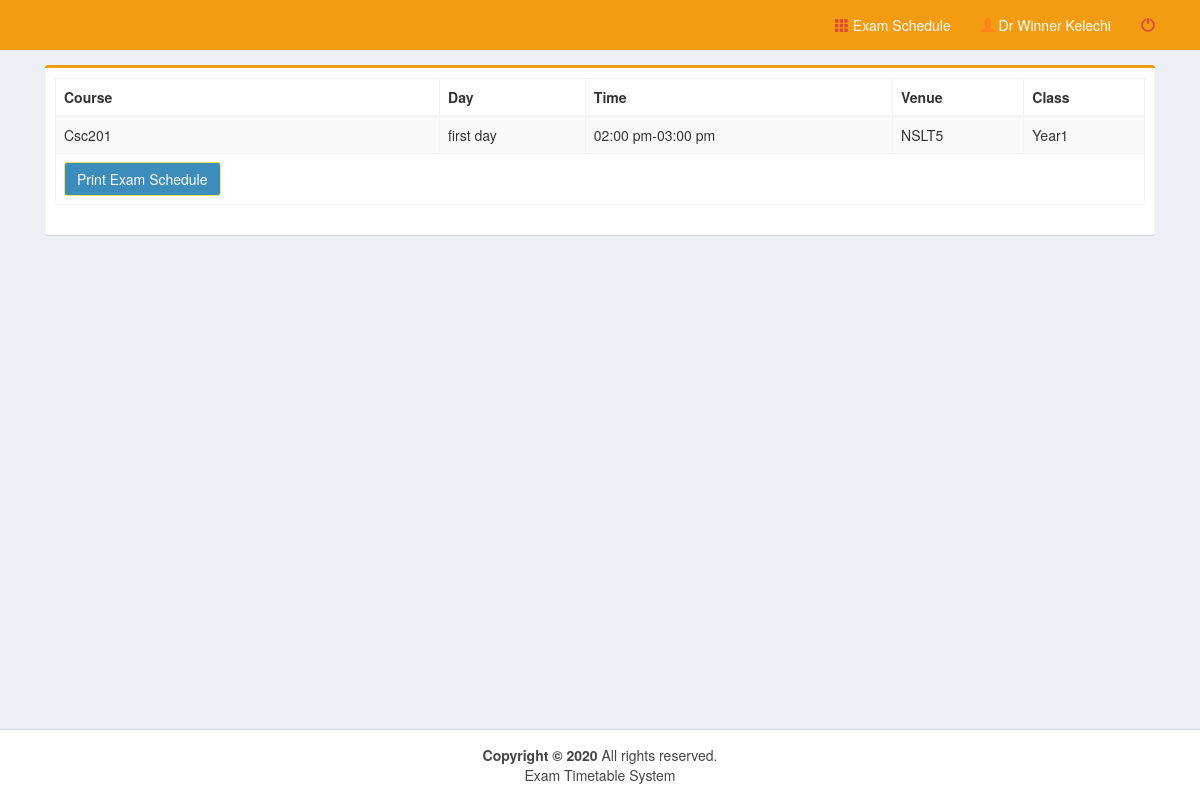
Page /pages/faculty_exam1.php (signed in) on the committed database.
### tables this page shows
CREATE TABLE `exam_sched` (
  `sched_id` int(11) NOT NULL,
  `time_id` int(1) NOT NULL,
  `day` varchar(50) NOT NULL,
  `member_id` int(11) NOT NULL,
  `subject_code` varchar(50) NOT NULL,
  `cys` varchar(15) NOT NULL,
  `room` varchar(15) NOT NULL,
  `remarks` varchar(50) NOT NULL,
  `settings_id` int(11) NOT NULL,
  `cys1` varchar(10) NOT NULL,
  `term` varchar(10) NOT NULL,
  `encoded_by` int(11) NOT NULL
);

CREATE TABLE `time` (
  `time_id` int(11) NOT NULL,
  `time_start` time NOT NULL,
  `time_end` time NOT NULL,
  `days` varchar(15) NOT NULL
);

### pages/faculty_exam1.php (the view, shortened to what this page needs)
<!DOCTYPE html>
<html>
<head>
    <link rel="stylesheet" href="../bootstrap/css/bootstrap.min.css">
    <link rel="stylesheet" href="../plugins/datatables/dataTables.bootstrap.css">
    <link rel="stylesheet" href="../dist/css/AdminLTE.min.css">
    <link rel="stylesheet" href="../plugins/select2/select2.min.css">
    <link rel="stylesheet" href="../dist/css/skins/_all-skins.min.css">
</head>
<body class="hold-transition skin-yellow layout-top-nav" onload="myFunction()">
    <div class="wrapper">
        <div class="content-wrapper">
            <div class="container">
                <section class="content">
                    <div class="row">
                        <div class="col-md-12">
                            <div class="box box-warning">
                                <form method="post" id="reg-form">
                                    <div class="box-body">
                                        <div class="row">
                                            <div class="col-md-12">
                                                <table class="table table-bordered table-striped" style="margin-right:-10px">
                                                    <thead>
                                                        <tr>
                                                            <th>Course</th>
                                                            <th>Day</th>
                                                            <th>Time</th>
                                                            <th>Venue</th>
                                                            <th>Class</th>
                                                        </tr>
                                                    </thead>
                                                    <tbody>
                                                        <?php
                include('../dist/includes/dbcon.php');
                $member=$_SESSION['id'];
                $sid=$_SESSION['settings'];
                $term=$_SESSION['term'];
                $query1=mysqli_query($con,"select * from exam_sched natural join member natural join time
                where exam_sched.member_id='$member' and settings_id='$sid' and term='$term' order by day,time_start")or die(mysqli_error($con));
                    while($row1=mysqli_fetch_array($query1)){
                      $start=date("h:i a",strtotime($row1['time_start']));
                      $end=date("h:i a",strtotime($row1['time_end']));
                  ?>
                                                        <tr>
                                                            <td class="name">
                                                                <?php echo $row1['subject_code'];?>
                                                            </td>
                                                            <td>
                                                                <?php echo $row1['day'];?> day</td>
                                                            <td>
                                                                <?php echo $start."-".$end;?>
                                                            </td>
                                                            <td>
                                                                <?php echo $row1['room'];?>
                                                            </td>
                                                            <td>
                                                                <?php echo $row1['cys']."  ".$row1['cys1'];?>
                                                            </td>
                                                        </tr>
                                                        <?php }?>
                                                        <tr>
                                                            <td><a href="faculty_exam_sched.php?id=<?php echo $member;?>" class="btn btn-primary">Print Exam Schedule</a></td>
                                                        </tr>
                                                    </tbody>
                                                </table>
                                            </div>
                                        </div>
                                    </div>
                            </div>
                        </div>
                    </div>
                </section>
            </div>
        </div>
        <?php include('../dist/includes/footer.php');?>
    </div>
</body>
</html>

### rows in the picture
exam_sched: subject_code "Csc201", day "first", time.time_start "02:00 pm", time.time_end "03:00 pm", room "NSLT5", cys "Year1"

### other values in the picture
$_SESSION['name'] "Dr Winner Kelechi"
